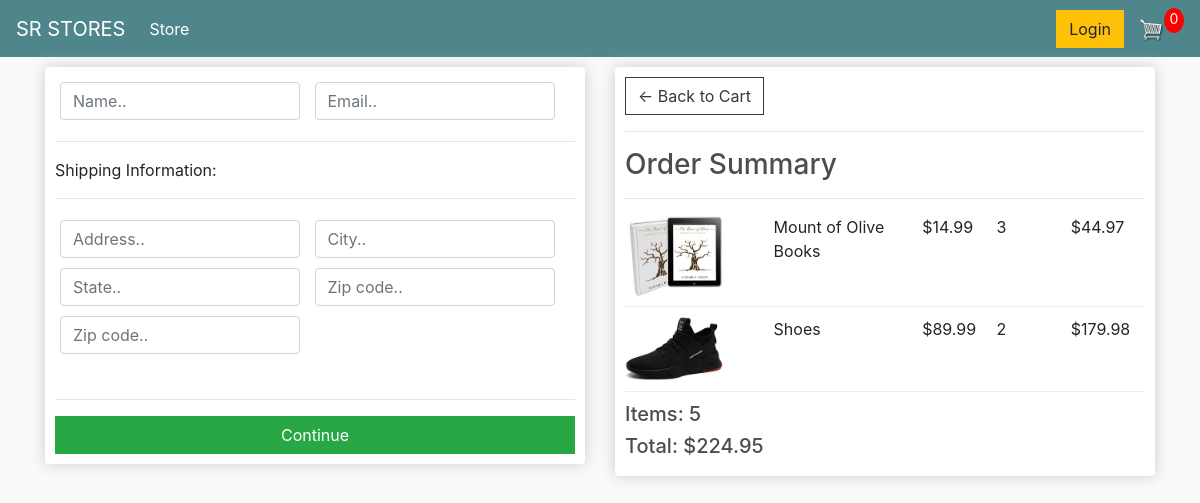
The app's page /checkout/ (signed in) with its own data.
### store/models.py (models this page shows, shortened)
class OrderItem(models.Model):
    product = models.ForeignKey(Product, on_delete=models.SET_NULL, null=True)
    order = models.ForeignKey(Order, on_delete=models.SET_NULL, null=True)
    quantity = models.IntegerField(default=0, null=True, blank=True)
    date_added = models.DateTimeField(auto_now_add=True)
    @property
    def get_total(self):
        total = self.product.price * self.quantity
        return total

class Product(models.Model):
    name = models.CharField(max_length=200, null=True)
    price = models.FloatField()
    digital = models.BooleanField(default=False, null=True, blank=False)
    image = models.ImageField(null=True, blank=True)
    @property
    def imageURL(self):
        try:
            url = self.image.url
        except:
            url = ''
        return url

class Order(models.Model):
    customer = models.ForeignKey(
        Customer, on_delete=models.SET_NULL, blank=True, null=True)
    date_ordered = models.DateTimeField(auto_now_add=True)
    complete = models.BooleanField(default=False, null=True, blank=True)
    transaction_id = models.CharField(max_length=200, null=True)
    @property
    def get_cart_total(self):
        orderitems = self.orderitem_set.all()
        total = sum([item.get_total for item in orderitems])
        return total
    @property
    def get_cart_items(self):
        orderitems = self.orderitem_set.all()
        total = sum([item.quantity for item in orderitems])
        return total

### store/views.py (the view)
# urls.py: path('checkout/', views.Checkout, name='checkout'),
def Checkout(request):
    if request.user.is_authenticated:
        customer = request.user.customer
        order, created = Order.objects.get_or_create(
            customer=customer, complete=False)
        items = order.orderitem_set.all()
    else:
        items = []
        order = {'get_cart_total': 0, 'get_cart_item': 0}
    context = {'items': items, 'order': order}
    return render(request, 'store/Checkout.html', context)

### store/templates/store/Checkout.html (shortened to what this page needs)
{% extends 'store/main.html' %}
{% load static %}
{% block content %}
<div class="row">
<div class="col-lg-6">
<div class="box-element" id="form-wrapper">
<form action="" id= "form" method="post">
<div id="user-info">
	<div class="form-field">
							<input required class="form-control" type="text" name="name" placeholder="Name..">
						</div>
						<div class="form-field">
							<input required class="form-control" type="email" name="email" placeholder="Email..">
						</div>
                        </div>
<div id="shipping-info">
<hr>
						<p>Shipping Information:</p>
						<hr>
						<div class="form-field">
							<input class="form-control" type="text" name="address" placeholder="Address..">
						</div>
						<div class="form-field">
							<input class="form-control" type="text" name="city" placeholder="City..">
						</div>
						<div class="form-field">
							<input class="form-control" type="text" name="state" placeholder="State..">
						</div>
						<div class="form-field">
							<input class="form-control" type="text" name="zipcode" placeholder="Zip code..">
						</div>
						<div class="form-field">
							<input class="form-control" type="text" name="country" placeholder="Zip code..">
						</div>
</div>
<br>
<hr>
<input id="form-button" class="btn btn-success btn-block" type="submit" value="Continue">
</form>
</div>
</div>
<div class="col-lg-6">
<div class="box-element">
	<a  class="btn btn-outline-dark" href="{% url 'cart' %}">&#x2190; Back to Cart</a>
    <hr>
    <h3>Order Summary</h3>
    <hr>
	{% for item in items %}
    <div class="cart-row">
					<div style="flex:2"><img class="row-image" src="{{item.product.imageURL}}"></div>
					<div style="flex:2"><p>{{item.product.name}}</p></div>
					<div style="flex:1"><p>${{item.product.price|floatformat:2}}</p></div>
					<div style="flex:1"><p>{{item.quantity}}</p></div>
					<div style="flex:1"><p>${{item.get_total}}</p></div>
				</div>
				{% endfor %}
                <h5>Items: {{order.get_cart_items}} </h5>
                <h5> Total: ${{order.get_cart_total|floatformat:2}}</h5>
</div>
</div>
</div>
{% endblock content %}

### static/css/main.css (style rules this page uses)
body { background-color: hsl(0, 0%, 98%); }
h1,h2,h3,h4,h5,h6 { color:hsl(0, 0%, 30%); }
.box-element { box-shadow:hsl(0, 0%, 80%) 0 0 16px; background-color: #fff; border-radius: 4px; padding: 10px; }
.col-lg-4, .col-lg-6, .col-lg-8, .col-lg-12 { margin-top: 10px; }
.btn { border-radius: 0; }
.row-image { width: 100px; }
.form-field { width:250px; display: inline-block; padding: 5px; }
.cart-row { display: flex; align-items: flex-stretch; padding-bottom: 10px; margin-bottom: 10px; border-bottom: 1px solid #ececec; }

### records on screen
OrderItem: product.imageURL (picture), product.name "Mount of Olive Books", product.price "14.99", quantity "3", get_total "44.97"
OrderItem: product.imageURL (picture), product.name "Shoes", product.price "89.99", quantity "2", get_total "179.98"
Order: get_cart_items "5", get_cart_total "224.95"
